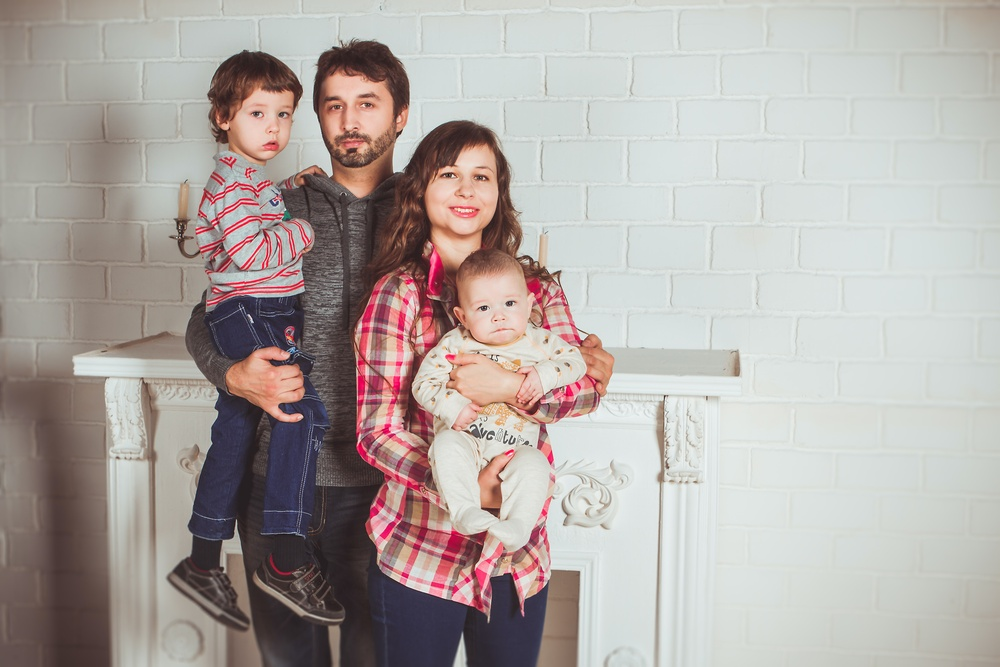
#> input picture Face Detection/image.jpg, 1000 x 667 px, shrunk from 5184 x 3456 before the run, found by its file name
$ python invisible_cloak.py
#> lines starting #> are read from the running program, lines starting #| are printed output that depends on the picture; after the words box and inside, x2 and y2 are one past the last pixel; in counts of white or black regions, pixels touching at a corner belong together
import cv2
import numpy as np

cap = cv2.VideoCapture(0)
back = cv2.imread('./image.jpg')
#> back is the input picture: shape (667, 1000, 3); mean B, G, R 164.6, 168.3, 176.1
kernel = np.ones((5,5), np.uint8)


while cap.isOpened():
    # take each frame
    ret, frame = cap.read()
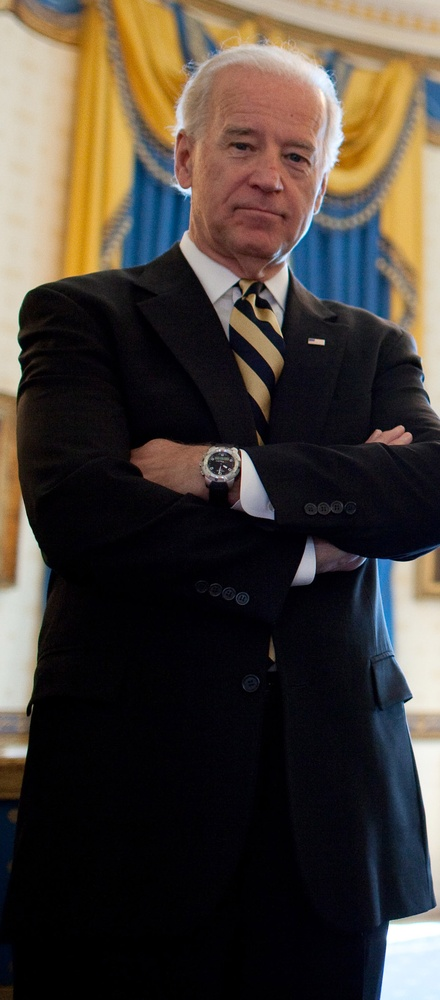
#> input picture openCV/biden.jpg, 440 x 1000 px, shrunk from 970 x 2204 before the run, given in place of the camera
#> frame is the input picture: shape (1000, 440, 3); mean B, G, R 55.5, 62.7, 70.8
    if ret:
        # how do we convert rgb to hsv?
        hsv = cv2.cvtColor(frame, cv2.COLOR_BGR2HSV)
#> hsv: shape (1000, 440, 3); mean H, S, V 76.6, 118.4, 77.8
        # cv2.imshow("hsv", hsv)
        # how to get hsv value?
        # lower: hue - 10, 100, 100, higher: h+10, 255, 255
        red = np.uint8([[[0,0,255]]]) # bgr value of red
        hsv_red = cv2.cvtColor(red, cv2.COLOR_BGR2HSV)
        # get hsv value of red from bgr
        # print(hsv_red)
        # threshold the hsv value to get only red colors
        l_red = np.array([0, 100, 100])
        u_red = np.array([10, 255, 255])
        mask = cv2.inRange(hsv, l_red, u_red)
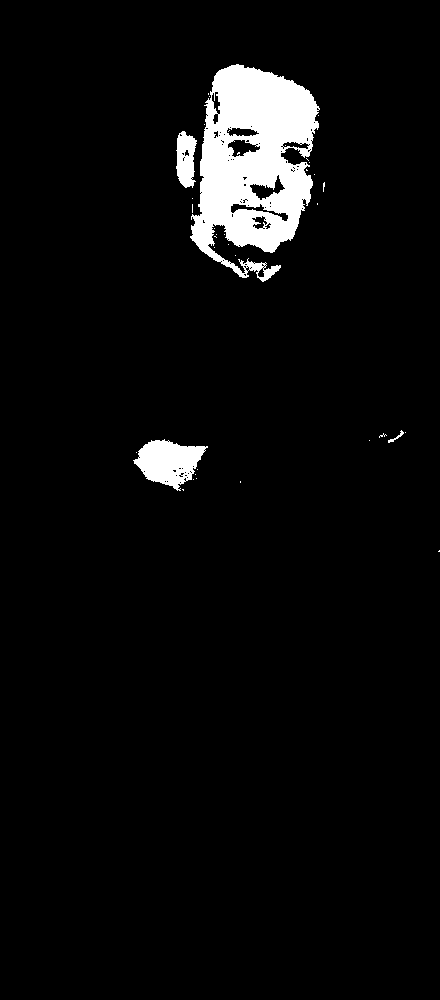
#> mask: shape (1000, 440); 4.6% white; 37 white regions (33 under 20 px), largest, box (x1, y1, x2, y2) and area: (190, 64, 320, 282) 16957, (133, 439, 208, 491) 2264, (176, 131, 197, 188) 854, (388, 430, 404, 443) 49
        # cv2.imshow("mask", mask)
        # all things red
#> (the run stopped early here; a loop or call above may not have finished)
